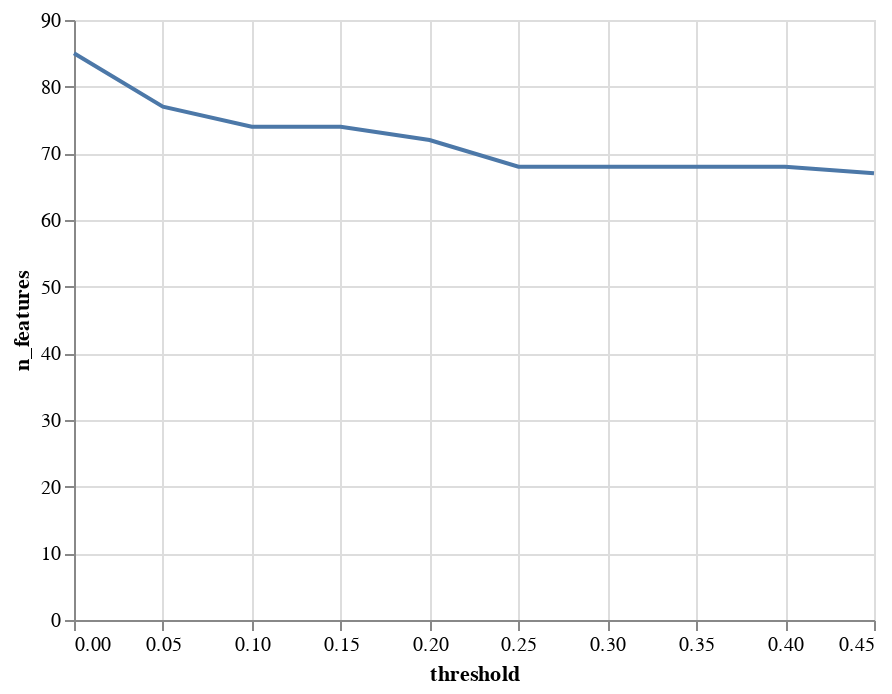

This figure's notebook cell:
### Markdown cell above
We can use a variance threshold to take care of numerical features that are highly sparse. This can be visualized by plotting change in selected features vs variance threshold, as we do below

### Code cell
from sklearn.feature_selection import VarianceThreshold

data_num = data.select_dtypes(exclude='object')

x_eda = data_num.iloc[:, :-1] # Take until the last column
y_eda = data_num.iloc[:, -1] # Take the last column

transform = VarianceThreshold()

variance_thresholds = np.arange(start=0.0, stop=0.5, step=0.05)

results = []

for t in variance_thresholds:
    
    transform = VarianceThreshold(threshold=t)
    
    X_sel = transform.fit_transform(x_eda)
    print()
    rows, cols = X_sel.shape
    n_features = cols
    print('Threshold=%.2f, Features=%d' % (t, n_features))
    
    results.append(n_features)
    
d2 = pd.DataFrame({'threshold': variance_thresholds, 'n_features': results})
alt.Chart(d2).mark_line().encode(
    x='threshold',
    y='n_features')

### Figure 1 — Vega-Lite specification as saved in the notebook (floating-point values rounded to 4 significant figures)
{"config": {"view": {"continuousWidth": 400, "continuousHeight": 300}}, "data": {"name": "data-78ae24cb509995865a79fca63bce86d5"}, "mark": "line", "encoding": {"x": {"field": "threshold", "type": "quantitative"}, "y": {"field": "n_features", "type": "quantitative"}}, "$schema": "https://vega.github.io/schema/vega-lite/v4.17.0.json", "datasets": {"data-78ae24cb509995865a79fca63bce86d5": [{"threshold": 0.0, "n_features": 85}, {"threshold": 0.05, "n_features": 77}, {"threshold": 0.1, "n_features": 74}, {"threshold": 0.15, "n_features": 74}, {"threshold": 0.2, "n_features": 72}, {"threshold": 0.25, "n_features": 68}, {"threshold": 0.3, "n_features": 68}, {"threshold": 0.35, "n_features": 68}, {"threshold": 0.4, "n_features": 68}, {"threshold": 0.45, "n_features": 67}]}}
